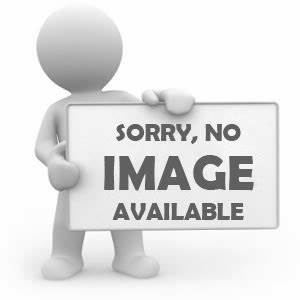
#> input picture Gui image processing project/photo/er.jpg, 300 x 300 px; its folder holds only this picture in this run
$ python -i main.py   (imports and definitions only)   (older library calls are emulated)
#> lines starting #> are read from the running program, lines starting #| are printed output that depends on the picture


import tkinter
from tkinter import *
from tkinter import ttk
from tkinter import filedialog as fd
import matplotlib
from PIL import Image,ImageTk
import os
import sys
######################################################
import cv2 as cv
import matplotlib.pyplot as plt
import numpy as np
import random
#import skimage
# from skimage import util
###################################################################

class image_process:

  #def __loadimg__(self,path):
      #self.img1 = cv.imread(path)
      #return self.img1


  #defult img


  def Defultimg(self,img):
      return img

   # Converting to grayscale

  # [104 lines left out: functions Grayimg, GaussianNoise, Salt_PepperNoise, PoissonNoise, BritnessImg, ContrastImg and 1 more, not called in this run]


  def HistogramEqualImg(self,img):
#> called with img = 'photo/er.jpg'
      img = cv.imread(img)
#> img is the input picture: shape (300, 300, 3); min 63, max 255, mean 226.5
      self.l,self.a,self.b=cv.split(img)
      self.hist=cv.equalizeHist(self.l)
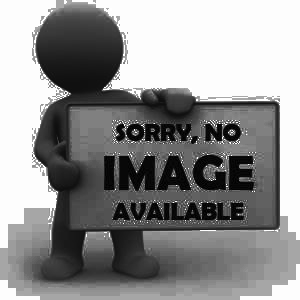
#> self.hist: shape (300, 300); min 0, max 255, mean 142.9
      plt.hist(self.hist.flat,bins=100,range=(0,255))
      plt.savefig('photo\hist.png', dpi=500)
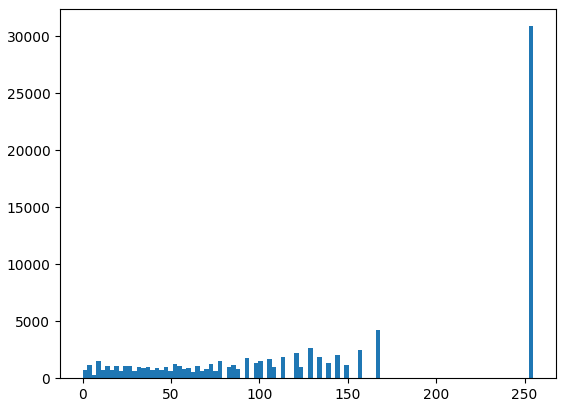
#> figure drawn by matplotlib, 1 panel; tallest bar 30869 high, from x = 252.4 to 255
      plt.close()
      return 0

  #local transformation

  # [225 lines left out: functions LowPassFilter, AveragingFilter, MedianFilter, HighPassFilter, GaussianFilter, LaplacianFilter and 16 more, not called in this run]


#####################################################################
# [4 lines not run here, left out]

#secound
###############################################################################
#variable
f=None
photo=None
img1=None
arrimg=None
resPhoto=None
p=image_process()
var =IntVar()
# [1 line not run here, left out]
var2 = IntVar()
# [1 line not run here, left out]
var3 = IntVar()
# [4 lines not run here, left out]
# [1 line that did not run here, left out]
# [1 line that did not run here, left out]
##########
# [1 line that did not run here, left out]
# [3 lines not run here, left out]
# [1 line that did not run here, left out]
# [1 line not run here, left out]
##########################################
# [1 line that did not run here, left out]
# [2 lines not run here, left out]
# [1 line that did not run here, left out]
# [1 line not run here, left out]
##########################################
# [1 line that did not run here, left out]
# [2 lines not run here, left out]
# [1 line that did not run here, left out]
# [1 line not run here, left out]
############################################################################
#function
# [346 lines left out: functions open, img, noise, britness, contrast, hist and 13 more, not called in this run]
######################################################################################

#gui

#######################

# [1 line that did not run here, left out]
# [3 lines not run here, left out]
#frame1.config(padding =(5,5))
# [1 line that did not run here, left out]


#############################################################################################

# [1 line that did not run here, left out]
# [2 lines not run here, left out]
# [1 line that did not run here, left out]
# [1 line not run here, left out]
# [1 line that did not run here, left out]
# [1 line not run here, left out]
############################################################################

# [1 line that did not run here, left out]
# [2 lines not run here, left out]

# [1 line that did not run here, left out]
# [1 line not run here, left out]
# [1 line that did not run here, left out]
# [1 line not run here, left out]
# [1 line that did not run here, left out]
# [1 line not run here, left out]

##########################################################################################

# [1 line that did not run here, left out]
# [2 lines not run here, left out]
# [1 line that did not run here, left out]
# [1 line that did not run here, left out]
# [1 line that did not run here, left out]
# [1 line that did not run here, left out]
############################################################################################################################
# [1 line that did not run here, left out]
# [3 lines not run here, left out]
# [1 line that did not run here, left out]
# [1 line that did not run here, left out]
# [1 line that did not run here, left out]
# [1 line that did not run here, left out]

# [1 line that did not run here, left out]
# [2 lines not run here, left out]

# [1 line that did not run here, left out]
# [1 line not run here, left out]
# [1 line that did not run here, left out]
# [1 line not run here, left out]
# [1 line that did not run here, left out]
# [1 line not run here, left out]
# [1 line that did not run here, left out]
# [1 line not run here, left out]
# [1 line that did not run here, left out]
# [1 line not run here, left out]
# [1 line that did not run here, left out]
# [1 line not run here, left out]
# [1 line that did not run here, left out]
# [1 line not run here, left out]
# [1 line that did not run here, left out]
# [1 line not run here, left out]
# [1 line that did not run here, left out]
# [1 line not run here, left out]
# [1 line that did not run here, left out]
# [1 line not run here, left out]
# [1 line that did not run here, left out]
# [1 line not run here, left out]
# [1 line that did not run here, left out]
# [1 line not run here, left out]

########################################################################################################################
# [1 line that did not run here, left out]
# [3 lines not run here, left out]
# [1 line that did not run here, left out]
# [1 line that did not run here, left out]

########################################################################################################
# [1 line that did not run here, left out]
# [3 lines not run here, left out]
# [1 line that did not run here, left out]
# [1 line that did not run here, left out]
# [1 line that did not run here, left out]
# [1 line that did not run here, left out]

# [1 line that did not run here, left out]
# [3 lines not run here, left out]
########################################################################################################################
# [1 line that did not run here, left out]
# [1 line that did not run here, left out]


########################################################################################################################
# [1 line not run here, left out]

##################################################################################################################################

>>> result = image_process().HistogramEqualImg('photo/er.jpg')
